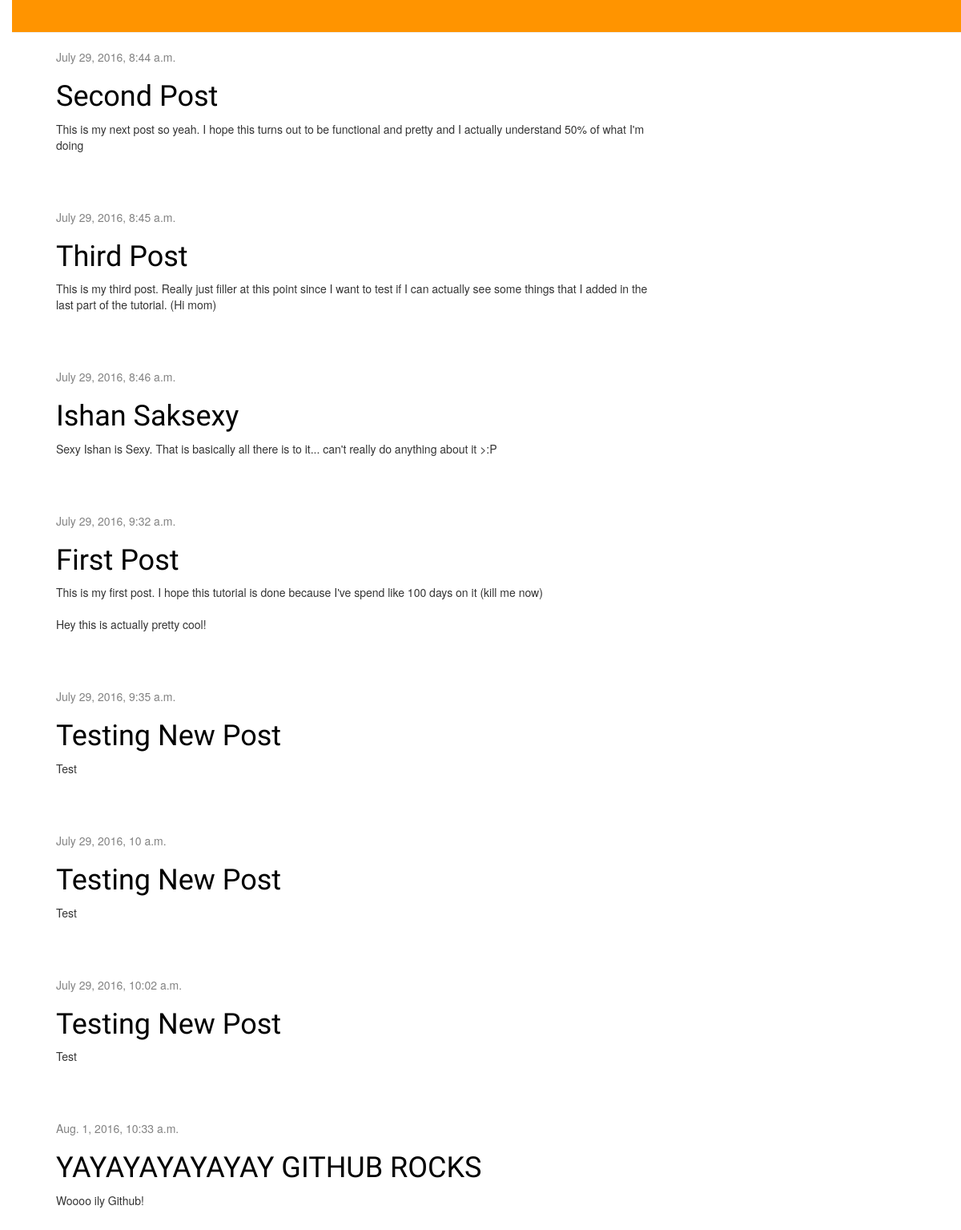
The page / on the database its author committed.
### blogapp/models.py (models this page shows, shortened)
class Post(models.Model):
    author = models.ForeignKey('auth.User')
    title = models.CharField(max_length=200)
    text = models.TextField()
    created_date = models.DateTimeField(
            default=timezone.now)
    published_date = models.DateTimeField(
            blank=True, null=True)

### blogapp/views.py (the view)
def post_list(request):
    posts = Post.objects.filter(published_date__lte=timezone.now()).order_by('published_date')
    return render(request, 'blogapp/post_list.html', {'posts':posts})

### blogapp/templates/blogapp/post_list.html
{% extends 'blogapp/base.html' %}
{% block content %}
{% for post in posts %}
	<div class="post">
        	<div class="date">
                	<p>{{ post.published_date }}</p>
                </div>
                	<h1><a href="{% url 'post_detail' pk=post.pk %}">{{ post.title }}</a></h1>
                	<p>{{ post.text|linebreaksbr }}</p>
                </div>
{% endfor %}
{% endblock %}

### blogapp/static/css/blog.css (style rules this page uses)
h1 a { color: #FCA205; font-family: 'Lobster'; }
body { padding-left: 15px; }
h1, h2, h3, h4 { font-family: 'Lobster', cursive; }
.date { color: #828282; }
.post { margin-bottom: 70px; }
.post h1 a, .post h1 a:visited { color: #000000; }

### rows shown on the page
Post: published_date "July 29, 2016, 8:44 a.m.", title "Second Post", text "This is my next post so yeah. I hope this turns out to be functional and pretty and I actually understand 50% of what I'm doing"
Post: published_date "July 29, 2016, 8:45 a.m.", title "Third Post", text "This is my third post. Really just filler at this point since I want to test if I can actually see some things that I added in the last part of the tutorial. (Hi mom)"
Post: published_date "July 29, 2016, 8:46 a.m.", title "Ishan Saksexy", text "Sexy Ishan is Sexy. That is basically all there is to it... can't really do anything about it >:P"
Post: published_date "July 29, 2016, 9:32 a.m.", title "First Post", text "This is my first post. I hope this tutorial is done because I've spend like 100 days on it (kill me now) Hey this is actually pretty cool!"
Post: published_date "July 29, 2016, 9:35 a.m.", title "Testing New Post", text "Test"
Post: published_date "July 29, 2016, 10 a.m.", title "Testing New Post", text "Test"
Post: published_date "July 29, 2016, 10:02 a.m.", title "Testing New Post", text "Test"
Post: published_date "Aug. 1, 2016, 10:33 a.m.", title "YAYAYAYAYAYAY GITHUB ROCKS", text "Woooo ily Github!"
